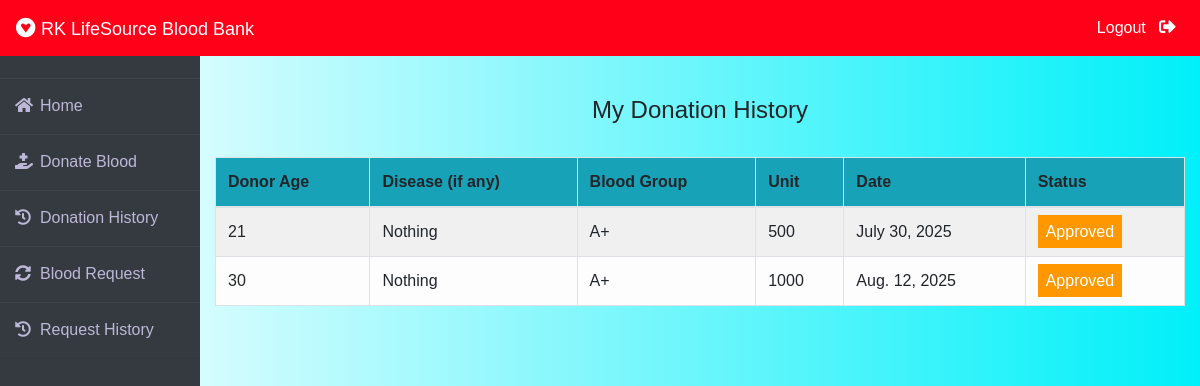
/donor/donation-history (signed in), run on the app's committed database.
### donor/models.py (models this page shows, shortened)
class BloodDonate(models.Model):
    donor=models.ForeignKey(Donor,on_delete=models.CASCADE)
    disease=models.CharField(max_length=100,default="Nothing")
    age=models.PositiveIntegerField()
    bloodgroup=models.CharField(max_length=10)
    unit=models.PositiveIntegerField(default=0)
    status=models.CharField(max_length=20,default="Pending")
    date=models.DateField(auto_now=True)

### donor/views.py (the view)
# urls.py: path('donation-history', views.donation_history_view,name='donation-history'),
def donation_history_view(request):
    donor= models.Donor.objects.get(user_id=request.user.id)
    donations=models.BloodDonate.objects.all().filter(donor=donor)
    return render(request,'donor/donation_history.html',{'donations':donations})

### templates/donor/donation_history.html (shortened to what this page needs)
{% extends 'donor/donorbase.html' %}
{% block content %}
{% load widget_tweaks %}
{%load static%}
<head>
   </head>
<br><br>
<div class="container">
    <H4 class="text-center">My Donation History</H4><br>
    <table class="table table-light table-hover table-bordered table-striped">
        <thead class="bg-info">
            <tr>
                <th scope="col">Donor Age</th>
                <th scope="col">Disease (if any)</th>
                <th scope="col">Blood Group</th>
                <th scope="col">Unit</th>
                <th scope="col">Date</th>
                <th scope="col">Status</th>
            </tr>
        </thead>
        <tbody>
            {% for t in donations %}
            <tr>
                <td>{{t.age}}</td>
                <td> {{t.disease}}</td>
                <td>{{t.bloodgroup}}</td>
                <td>{{t.unit}}</td>
                <td>{{t.date}}</td>
                {% if t.status == 'Approved' %}
                <td><span class="label warning"> Approved</span></td>
                {% elif t.status == 'Rejected' %}
                <td><span class="label success">Rejected</span></td>
                {% else %}
                <td><span style="color: white;margin-left: 0px;" class="label info">Pending</span></td>
                {% endif %}
            </tr>
            {% endfor %}
        </tbody>
    </table>
</div>
{% endblock content %}

### templates/donor/donorbase.html (style rules this page uses)
* { margin: 0; padding: 0; box-sizing: border-box; list-style: none; text-decoration: none; font-family: 'Josefin Sans', sans-serif; }
body { background-color: #f3f5f9; }

### templates/donor/donation_history.html (style rules this page uses)
body { background: linear-gradient(to right, #ffffffff, #00f0f9ff); min-height: 100vh; margin: 0; padding: 0; }
.label { color: white; padding: 8px; }
.warning { background-color: #ff9800; }

### data on the page
BloodDonate: age "21", disease "Nothing", bloodgroup "A+", unit "500", date "July 30, 2025", status "Approved"
BloodDonate: age "30", disease "Nothing", bloodgroup "A+", unit "1000", date "Aug. 12, 2025", status "Approved"
